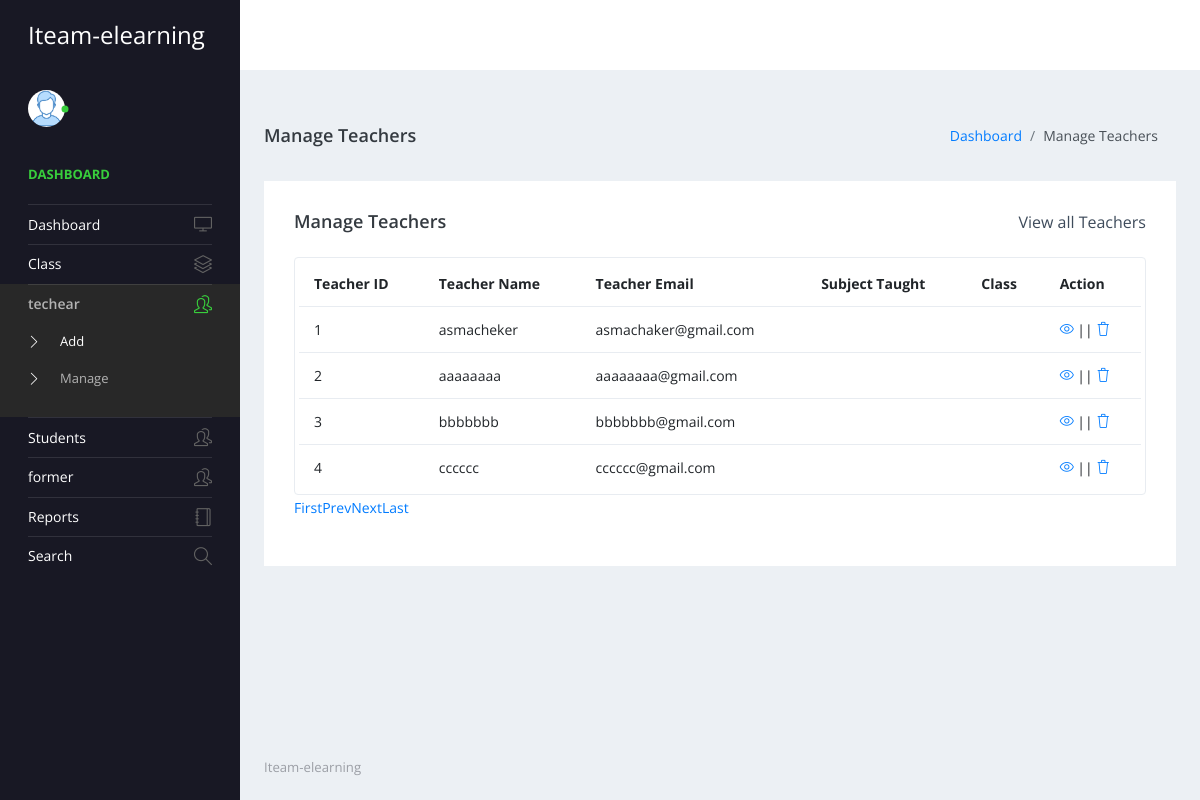
The app's page /admin/manage-teacher.php, older data.
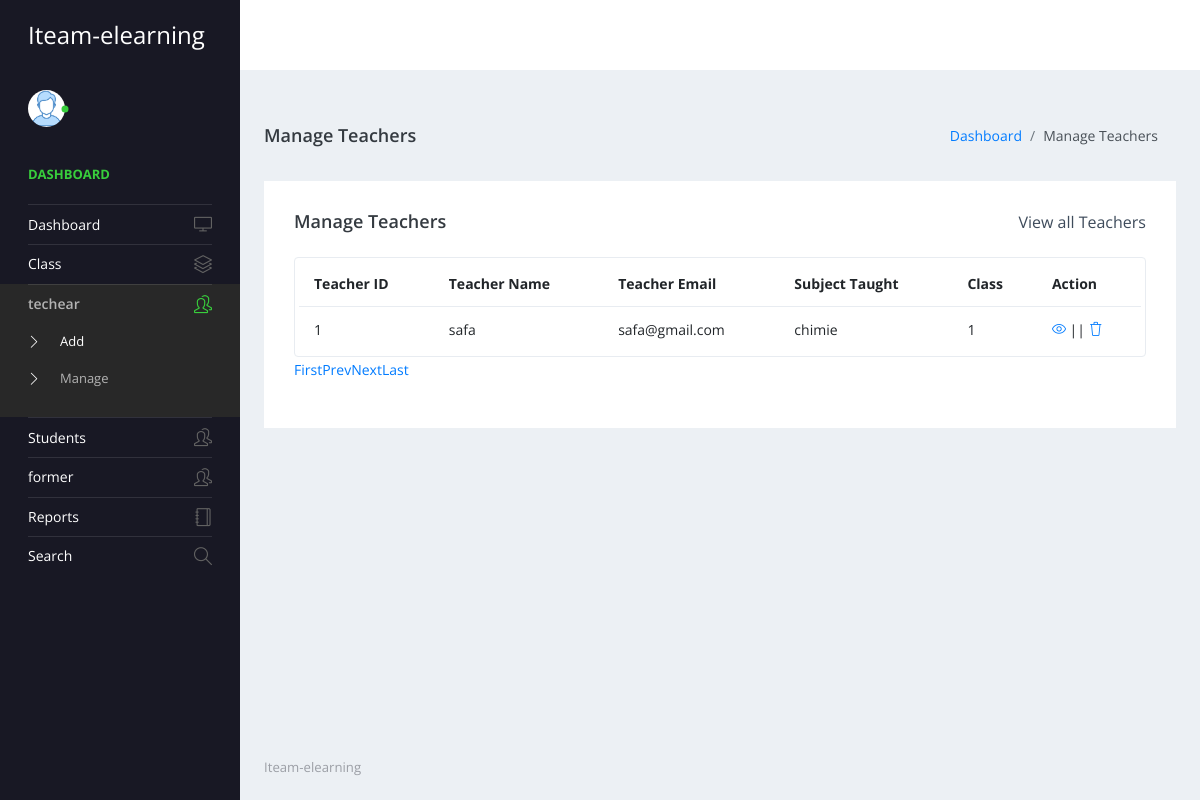
The same page, newer data.
### tables this page shows
CREATE TABLE `teacher` (
  `id_user` int(11) NOT NULL,
  `username` varchar(50) NOT NULL,
  `password` varchar(255) NOT NULL,
  `email` varchar(50) NOT NULL,
  `matiere` varchar(100) DEFAULT NULL,
  `classe` varchar(50) DEFAULT NULL
);

### admin/manage-teacher.php (the view, shortened to what this page needs)
<?php
include('includes/dbconnection.php');
?>
<!DOCTYPE html>
<html lang="en">
<head>
    <link rel="stylesheet" href="vendors/simple-line-icons/css/simple-line-icons.css">
    <link rel="stylesheet" href="vendors/flag-icon-css/css/flag-icon.min.css">
    <link rel="stylesheet" href="vendors/css/vendor.bundle.base.css">
    <link rel="stylesheet" href="./vendors/daterangepicker/daterangepicker.css">
    <link rel="stylesheet" href="./vendors/chartist/chartist.min.css">
    <link rel="stylesheet" href="./css/style.css">
</head>
<body>
<div class="container-scroller">
    <?php include_once('includes/header.php');?>
    <div class="container-fluid page-body-wrapper">
        <?php include_once('includes/sidebar.php');?>
        <div class="main-panel">
            <div class="content-wrapper">
                <div class="page-header">
                    <h3 class="page-title">Manage Teachers</h3>
                    <nav aria-label="breadcrumb">
                        <ol class="breadcrumb">
                            <li class="breadcrumb-item"><a href="dashboard.php">Dashboard</a></li>
                            <li class="breadcrumb-item active" aria-current="page">Manage Teachers</li>
                        </ol>
                    </nav>
                </div>
                <div class="row">
                    <div class="col-md-12 grid-margin stretch-card">
                        <div class="card">
                            <div class="card-body">
                                <div class="d-sm-flex align-items-center mb-4">
                                    <h4 class="card-title mb-sm-0">Manage Teachers</h4>
                                    <a href="#" class="text-dark ml-auto mb-3 mb-sm-0">View all Teachers</a>
                                </div>
                                <div class="table-responsive border rounded p-1">
                                    <table class="table">
                                        <thead>
                                            <tr>
                                                <th class="font-weight-bold">Teacher ID</th>
                                                <th class="font-weight-bold">Teacher Name</th>
                                                <th class="font-weight-bold">Teacher Email</th>
                                                <th class="font-weight-bold">Subject Taught</th>
                                                <th class="font-weight-bold">Class</th>
                                                <th class="font-weight-bold">Action</th>
                                            </tr>
                                        </thead>
                                        <tbody>
                                            <?php
                                            if (isset($_GET['pageno'])) {
                                                $pageno = $_GET['pageno'];
                                            } else {
                                                $pageno = 1;
                                            }
                                            $no_of_records_per_page = 15;
                                            $offset = ($pageno-1) * $no_of_records_per_page;
                                            $total_pages_sql = "SELECT COUNT(*) FROM teacher";
                                            $stmt = $dbh->prepare($total_pages_sql);
                                            $stmt->execute();
                                            $total_rows = $stmt->fetchColumn();
                                            $total_pages = ceil($total_rows / $no_of_records_per_page);
                                            $sql = "SELECT teacher.id_user, teacher.username, teacher.email, teacher.matiere, teacher.classe
                                                    FROM teacher
                                                    LIMIT $offset, $no_of_records_per_page";
                                            $query = $dbh->prepare($sql);
                                            $query->execute();
                                            $results = $query->fetchAll(PDO::FETCH_OBJ);
                                            if ($query->rowCount() > 0) {
                                                foreach ($results as $row) {
                                            ?>
                                                    <tr>
                                                        <td><?php echo htmlentities($row->id_user);?></td>
                                                        <td><?php echo htmlentities($row->username);?></td>
                                                        <td><?php echo htmlentities($row->email);?></td>
                                                        <td><?php echo htmlentities($row->matiere);?></td>
                                                        <td><?php echo htmlentities($row->classe);?></td>
                                                        <td>
                                                            <div>
                                                                <a href="edit-teacher-detail.php?editid=<?php echo htmlentities($row->id_user); ?>"><i class="icon-eye"></i></a>
                                                                ||
                                                                <a href="manage-teachers.php?delid=<?php echo ($row->id_user); ?>" onclick="return confirm('Do you really want to Delete ?');">
                                                                    <i class="icon-trash"></i>
                                                                </a>
                                                            </div>
                                                        </td>
                                                    </tr>
                                            <?php
                                                }
                                            }
                                            ?>
                                        </tbody>
                                    </table>
                                </div>
                                <div align="left">
                                    <ul class="pagination">
                                        <li><a href="?pageno=1">First</a></li>
                                        <li class="<?php if($pageno <= 1) { echo 'disabled'; } ?>">
                                            <a href="<?php if($pageno <= 1) { echo '#'; } else { echo "?pageno=".($pageno - 1); } ?>">Prev</a>
                                        </li>
                                        <li class="<?php if($pageno >= $total_pages) { echo 'disabled'; } ?>">
                                            <a href="<?php if($pageno >= $total_pages) { echo '#'; } else { echo "?pageno=".($pageno + 1); } ?>">Next</a>
                                        </li>
                                        <li><a href="?pageno=<?php echo $total_pages; ?>">Last</a></li>
                                    </ul>
                                </div>
                            </div>
                        </div>
                    </div>
                </div>
            </div>
            <?php include_once('includes/footer.php');?>
        </div>
    </div>
</div>
</body>
</html>

### admin/includes/header.php (shortened to what this page needs)
<nav class="navbar default-layout-navbar col-lg-12 col-12 p-0 fixed-top d-flex flex-row">
    <div class="navbar-brand-wrapper d-flex align-items-center">
        <a class="navbar-brand brand-logo" href="dashboard.php">
            <strong style="color: white;">Iteam-elearning</strong>
        </a>
    </div>
</nav>

### admin/includes/sidebar.php (shortened to what this page needs)
<nav class="sidebar sidebar-offcanvas" id="sidebar">
    <ul class="nav">
        <li class="nav-item nav-profile">
            <a href="#" class="nav-link">
                <div class="profile-image">
                    <img class="img-xs rounded-circle" src="images/faces/face8.jpg" alt="profile image">
                    <div class="dot-indicator bg-success"></div>
                </div>
            </a>
        </li>
        <li class="nav-item nav-category">
            <span class="nav-link">Dashboard</span>
        </li>
        <li class="nav-item">
            <a class="nav-link" href="dashboard.php">
                <span class="menu-title">Dashboard</span>
                <i class="icon-screen-desktop menu-icon"></i>
            </a>
        </li>
        <li class="nav-item">
              <a class="nav-link" data-toggle="collapse" href="#ui-basic" aria-expanded="false" aria-controls="ui-basic">
                <span class="menu-title">Class</span>
                <i class="icon-layers menu-icon"></i>
              </a>
            </li>
        <li class="nav-item">
              <a class="nav-link" data-toggle="collapse" href="#auth" aria-expanded="false" aria-controls="auth">
                <span class="menu-title">techear</span>
                <i class="icon-people menu-icon"></i>
              </a>
              <div class="collapse" id="auth">
                <ul class="nav flex-column sub-menu">
                  <li class="nav-item"> <a class="nav-link" href="add_teacher.php"> Add  </a></li>
                  <li class="nav-item"> <a class="nav-link" href="manage-teacher.php"> Manage  </a></li>
                </ul>
              </div>
            </li>
        <li class="nav-item">
            <a class="nav-link" data-toggle="collapse" href="#ui-basic1" aria-expanded="false" aria-controls="ui-basic1">
                <span class="menu-title">Students</span>
                <i class="icon-people menu-icon"></i>
            </a>
        </li>
        <li class="nav-item">
              <a class="nav-link" data-toggle="collapse" href="#auth2" aria-expanded="false" aria-controls="auth">
                <span class="menu-title">former</span>
                <i class="icon-people menu-icon"></i>
              </a>
            </li>
        <li class="nav-item">
            <a class="nav-link" href="between-dates-reports.php">
                <span class="menu-title">Reports</span>
                <i class="icon-notebook menu-icon"></i>
            </a>
        </li>
        <li class="nav-item">
            <a class="nav-link" href="search.php">
                <span class="menu-title">Search</span>
                <i class="icon-magnifier menu-icon"></i>
            </a>
        </li>
    </ul>
</nav>

### admin/includes/footer.php
<footer class="footer">
            <div class="d-sm-flex justify-content-center justify-content-sm-between">
              <span class="text-muted d-block text-center text-sm-left d-sm-inline-block" style="color: blue;">Iteam-elearning</span>
            </div>
          </footer>

Row changes from the older to the newer data that the page shows:
removed teacher: id_user "2", username "aaaaaaaa", email "aaaaaaaa@gmail.com"
removed teacher: id_user "3", username "bbbbbbb", email "bbbbbbb@gmail.com"
removed teacher: id_user "4", username "cccccc", email "cccccc@gmail.com"
changed teacher id 1: username "asmacheker" → "safa"; email "asmachaker@gmail.com" → "safa@gmail.com"; matiere (not shown) → "chimie"; classe (not shown) → "1"
